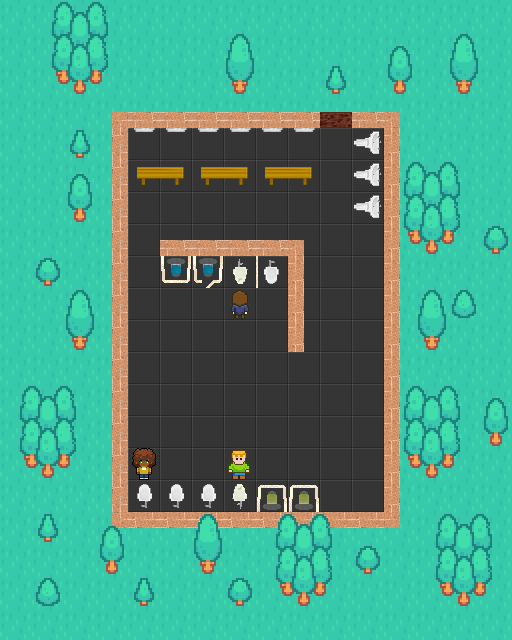

This game map was drawn from its Tiled (.tmx) file and the tilesets committed beside it. A one-line description and the full map source follow:
An orthogonal 16x20 tile map with 32x32 px tiles, 4 tile layers (Background, Walls, Object_pictures, Decoration), 12 tilesets and 24 objects (14x obstacle, 5x toilet_wrong, 3x npc_wide, toilet_correct, spawnpoint).

<map version="1.10" tiledversion="1.11.2" orientation="orthogonal" renderorder="right-down" width="16" height="20" tilewidth="32" tileheight="32" infinite="0" nextlayerid="8" nextobjectid="100">
 <tileset firstgid="1" source="floor.tsx" />
 <tileset firstgid="4" source="outer.tsx" />
 <tileset firstgid="58" source="orange_wall.tsx" />
 <tileset firstgid="60" source="toilets_objects.tsx" />
 <tileset firstgid="69" source="orange_wall_half.tsx" />
 <tileset firstgid="71" source="Bob.tsx" />
 <tileset firstgid="75" source="restroom_assets.tsx" />
 <tileset firstgid="79" source="walls.tsx" />
 <tileset firstgid="85" source="businessman_npc.tsx" />
 <tileset firstgid="89" source="julia_npc.tsx" />
 <tileset firstgid="93" source="brown_npc.tsx" />
 <tileset firstgid="97" source="green_npc.tsx" />
 <layer id="1" name="Background" width="16" height="20">
  <data encoding="csv">
14,14,14,14,14,14,14,14,14,14,14,14,14,14,14,14,
14,14,14,14,14,14,14,14,14,14,14,14,14,14,14,14,
14,14,14,14,14,14,14,14,14,14,14,14,14,14,14,14,
14,14,14,14,14,14,14,14,14,14,14,14,14,14,14,14,
14,14,14,14,3,3,3,3,3,3,3,3,14,14,14,14,
14,14,14,14,3,3,3,3,3,3,3,3,14,14,14,14,
14,14,14,14,3,3,3,3,3,3,3,3,14,14,14,14,
14,14,14,14,3,3,3,3,3,3,3,3,14,14,14,14,
14,14,14,14,3,3,3,3,3,3,3,3,14,14,14,14,
14,14,14,14,3,3,3,3,3,3,3,3,14,14,14,14,
14,14,14,14,3,3,3,3,3,3,3,3,14,14,14,14,
14,14,14,14,3,3,3,3,3,3,3,3,14,14,14,14,
14,14,14,14,3,3,3,3,3,3,3,3,14,14,14,14,
14,14,14,14,3,3,3,3,3,3,3,3,14,14,14,14,
14,14,14,14,3,3,3,3,3,3,3,3,14,14,14,14,
14,14,14,14,3,3,3,3,3,3,3,3,14,14,14,14,
14,14,14,14,14,14,14,14,14,14,14,14,14,14,14,14,
14,14,14,14,14,14,14,14,14,14,14,14,14,14,14,14,
14,14,14,14,14,14,14,14,14,14,14,14,14,14,14,14,
14,14,14,14,14,14,14,14,14,14,14,14,14,14,14,14
</data>
 </layer>
 <layer id="2" name="Walls" width="16" height="20">
  <data encoding="csv">
0,0,0,0,0,0,0,0,0,0,0,0,0,0,0,0,
0,0,0,0,0,0,0,0,0,0,0,0,0,0,0,0,
0,0,0,0,0,0,0,0,0,0,0,0,0,0,0,0,
0,0,0,70,1610612805,1610612805,1610612805,1610612805,1610612805,1610612805,2684354639,1610612805,2684354630,0,0,0,
0,0,0,3221225541,0,0,0,0,0,0,0,0,69,0,0,0,
0,0,0,3221225541,0,0,0,0,0,0,0,0,69,0,0,0,
0,0,0,3221225541,0,0,0,0,0,0,0,0,69,0,0,0,
0,0,0,3221225541,0,1610612805,1610612805,1610612805,1610612805,2684354630,0,0,69,0,0,0,
0,0,0,3221225541,0,0,0,0,68,69,0,0,69,0,0,0,
0,0,0,3221225541,0,0,0,0,0,69,0,0,69,0,0,0,
0,0,0,3221225541,0,0,0,0,0,69,0,0,69,0,0,0,
0,0,0,3221225541,0,0,0,0,0,0,0,0,69,0,0,0,
0,0,0,3221225541,0,0,0,0,0,0,0,0,69,0,0,0,
0,0,0,3221225541,0,0,0,0,0,0,0,0,69,0,0,0,
0,0,0,3221225541,0,0,0,0,0,0,0,0,69,0,0,0,
0,0,0,3221225541,3221225539,3221225539,3221225539,3221225538,0,0,0,0,69,0,0,0,
0,0,0,1610612806,2684354629,2684354629,2684354629,2684354629,2684354629,2684354629,2684354629,2684354629,3221225542,0,0,0,
0,0,0,0,0,0,0,0,0,0,0,0,0,0,0,0,
0,0,0,0,0,0,0,0,0,0,0,0,0,0,0,0,
0,0,0,0,0,0,0,0,0,0,0,0,0,0,0,0
</data>
 </layer>
 <layer id="4" name="Object_pictures" width="16" height="20">
  <data encoding="csv">
0,0,0,0,0,0,0,0,0,0,0,0,0,0,0,0,
0,0,0,0,0,0,0,0,0,0,0,0,0,0,0,0,
0,0,0,0,0,0,0,0,0,0,0,0,0,0,0,0,
0,0,0,0,0,0,0,0,0,0,0,0,0,0,0,0,
0,0,0,0,0,0,0,0,0,0,0,2684354637,0,0,0,0,
0,0,0,0,75,76,75,76,75,76,0,2684354637,0,0,0,0,
0,0,0,0,0,0,0,0,0,0,0,2684354637,0,0,0,0,
0,0,0,0,0,0,0,0,0,0,0,0,0,0,0,0,
0,0,0,0,0,61,64,66,67,0,0,0,0,0,0,0,
0,0,0,0,0,0,0,88,0,0,0,0,0,0,0,0,
0,0,0,0,0,0,0,0,0,0,0,0,0,0,0,0,
0,0,0,0,0,0,0,0,0,0,0,0,0,0,0,0,
0,0,0,0,0,0,0,0,0,0,0,0,0,0,0,0,
0,0,0,0,0,0,0,0,0,0,0,0,0,0,0,0,
0,0,0,0,89,0,0,97,0,0,0,0,0,0,0,0,
0,0,0,0,0,0,0,0,3221225532,3221225532,0,0,0,0,0,0,
0,0,0,0,0,0,0,0,0,0,0,0,0,0,0,0,
0,0,0,0,0,0,0,0,0,0,0,0,0,0,0,0,
0,0,0,0,0,0,0,0,0,0,0,0,0,0,0,0,
0,0,0,0,0,0,0,0,0,0,0,0,0,0,0,0
</data>
 </layer>
 <layer id="7" name="Decoration" width="16" height="20">
  <data encoding="csv">
0,36,37,38,0,0,0,0,0,0,0,0,0,0,0,0,
0,45,46,47,0,0,0,34,0,0,0,0,35,0,34,0,
0,54,55,56,0,0,0,43,0,0,48,0,44,0,43,0,
0,0,0,0,0,0,0,0,0,0,0,0,0,0,0,0,
0,0,48,0,78,78,78,78,78,78,0,0,0,0,0,0,
0,0,35,0,0,0,0,0,0,0,0,0,36,37,38,0,
0,0,44,0,0,0,0,0,0,0,0,0,45,46,47,0,
0,0,0,0,0,0,0,0,0,0,0,0,54,55,56,57,
0,57,0,0,0,0,0,0,0,0,0,0,0,0,0,0,
0,0,34,0,0,0,0,0,0,0,0,0,0,34,39,0,
0,0,43,0,0,0,0,0,0,0,0,0,0,43,0,0,
0,0,0,0,0,0,0,0,0,0,0,0,0,0,0,0,
36,37,38,0,0,0,0,0,0,0,0,0,36,37,38,35,
45,46,47,0,0,0,0,0,0,0,0,0,45,46,47,44,
54,55,56,0,0,0,0,0,0,0,0,0,54,55,56,0,
0,0,0,0,0,0,0,0,0,0,0,0,0,0,0,0,
0,48,0,35,0,0,34,0,36,37,38,0,0,36,37,38,
0,0,0,44,0,0,43,0,45,46,47,57,0,45,46,47,
0,39,0,0,48,0,0,57,54,55,56,0,0,54,55,56,
0,0,0,0,0,0,0,0,0,0,0,0,0,0,0,0
</data>
 </layer>
 <objectgroup id="5" name="Objects">
  <object id="23" name="Wall" type="obstacle" x="96" y="512" width="320" height="32" />
  <object id="46" name="Correct" type="toilet_correct" x="256" y="256" width="32" height="32" />
  <object id="52" name="Wrong" type="toilet_wrong" x="128" y="480" width="32" height="32" />
  <object id="72" name="NPC" type="npc_wide" x="224" y="288" width="32" height="32" />
  <object id="76" name="Wall" type="obstacle" x="96" y="96" width="320" height="32" />
  <object id="77" name="Wall" type="obstacle" x="96" y="128" width="32" height="384" />
  <object id="78" name="Wall" type="obstacle" x="384" y="128" width="32" height="384" />
  <object id="79" name="Wall" type="obstacle" x="160" y="240" width="144.25" height="16" />
  <object id="80" name="Wall" type="obstacle" x="288" y="256" width="16.25" height="96" />
  <object id="81" name="Wrong" type="toilet_wrong" x="160" y="480" width="32" height="32" />
  <object id="82" name="Wrong" type="toilet_wrong" x="192" y="480" width="32" height="32" />
  <object id="83" name="Wrong" type="toilet_wrong" x="224" y="480" width="32" height="32" />
  <object id="84" name="Wrong" type="toilet_wrong" x="224" y="256" width="32" height="32" />
  <object id="85" name="NPC" type="npc_wide" x="224" y="448" width="32" height="32" />
  <object id="86" name="NPC" type="npc_wide" x="128" y="448" width="32" height="32" />
  <object id="87" name="Toilets" type="obstacle" x="160" y="256" width="64" height="32" />
  <object id="88" name="Toilets" type="obstacle" x="256" y="480" width="64" height="32" />
  <object id="94" name="Bench" type="obstacle" x="265.107" y="167.041" width="46.7209" height="11.0581" />
  <object id="95" name="Sink" type="obstacle" x="355.505" y="197.57" width="25" height="18.764" />
  <object id="96" name="Bench" type="obstacle" x="201.185" y="166.835" width="46.7209" height="11.6036" />
  <object id="97" name="Bench" type="obstacle" x="136.821" y="167.289" width="46.7209" height="11.6036" />
  <object id="98" name="Sink" type="obstacle" x="355.682" y="165.345" width="25" height="18.764" />
  <object id="99" name="Sink" type="obstacle" x="356.955" y="133.709" width="25" height="18.764" />
 </objectgroup>
 <objectgroup id="6" name="Spawnpoint">
  <object id="12" name="Spawnpoint" type="spawnpoint" x="320" y="192" width="32" height="32" />
 </objectgroup>
</map>
